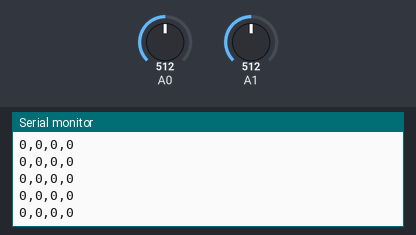
A sketch run on a simulated Arduino Uno, built with avr-gcc and run on an emulated ATmega328P. Parts: the last lines printed to the serial monitor. Inputs (shaded band) come from the test bench; at power-on: A0 = 512, A1 = 512.

Above: at 1.2 s.
1.3 s: A0 set to 716
At 1.55 s:
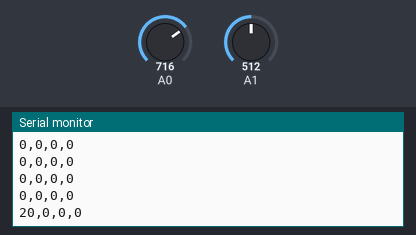
2.8 s: A1 set to 716
At 2.94 s:
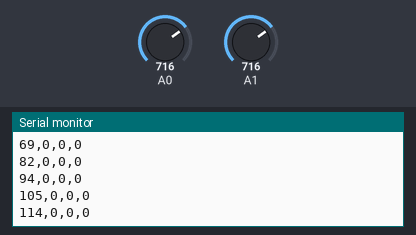
5.8 s: A0 set to 900
At 5.92 s:
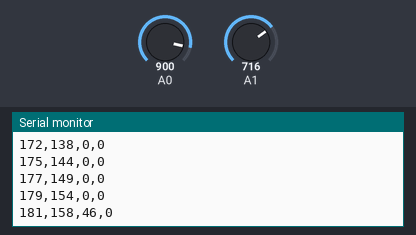
7.3 s: A1 set to 900
At 7.32 s:
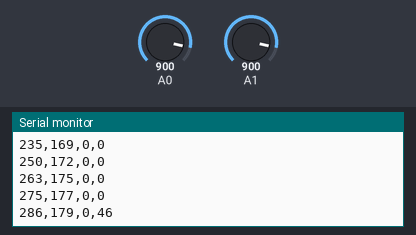
Timing chart, 0 to 9.8 s (numbered marks = the images above; inputs shaded):
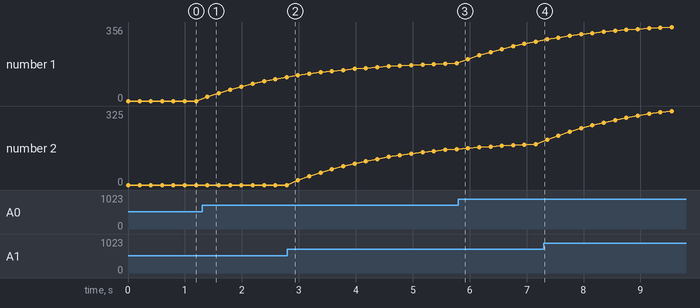

Measured:
- after the input at 1.3 s, the serial monitor: prints a new line after 0.09 s (image 1)
- plotted number 1: 0 → 114 after the input at 1.3 s, 181 → 286 after the input at 5.8 s
- plotted number 2: 179 → 325 after the input at 7.3 s

The sketch:

STOP3_modified_signal__1_.ino
```cpp
const int a = 150; //переменная, отвечающая за количество опросов датчика для среднеарифметического способа фильтрации
byte left[a]; //массив, хранящий значения левой руки за 150 опросов (переменная a) для среднеарифметического способа фильтрации
byte right[a]; //массив, хранящий значения правой руки за 150 опросов (переменная a) для среднеарифметического способа фильтрации
int maLeft, miLeft, ampLeft; //переменные отвечающие за хранение максимального, минимального и среднего значения из массива left
int maRight, miRight, ampRight; //переменные отвечающие за хранение максимального, минимального и среднего значения из массива right

int znach1, znach2, old_znach1, old_znach2; //переменные отвечающие за хранение текущего и предыдущего значения с датчика для левой и правой руки (1 - левая, 2 - правая)
double k1 = 0.1, k2 = 0.1; //сглаживающие коэффиценты для фильтра калмана (1 - для левой руки, 2 - для правой руки)

//фильтр калмана для левой руки, возвращающий отфильтрованное значение
int kalman_filtr_left (void) {
  znach1 = abs(analogRead(A0) - 512); //записываем абсолютное значение с датчика
  znach1 = znach1 * k1 + (1 - k1) * old_znach1; //фильтрация
  old_znach1 = znach1; //сохраняем предыдущее значение
  return znach1;
}

//фильтр калмана для правой руки, возвращающий отфильтрованное значение
int kalman_filtr_right (void) {
  znach2 = abs(analogRead(A1) - 512); //записываем абсолютное значение с датчика
  znach2 = znach2 * k2 + (1 - k2) * old_znach2; //фильтрация
  old_znach2 = znach2; //сохраняем предыдущее значение
  return znach2;
}

//среднеарифметический фильтр для левой руки, возвращающий отфильтрованное значение
int sredn_filtr_left (void){
  for (int i = 0; i < a; i++){
    left[i] = map(analogRead(A0), 0, 1023, 0, 255); //записываем в массив left несколько значений с датчика (переменная a), отвечающего за левую руку
    delayMicroseconds(500);
  }
  miLeft = left[0];
  for (int i = 0; i < a; i++){
    if (miLeft >= left[i]) //находим минимальное значение массива left
      miLeft = left[i];
  }
  maLeft = left[0];
  for (int i = 0; i < a; i++){
    if (maLeft <= left[i]) //находим максимальное значение массива left
      maLeft = left[i];
  }
  ampLeft = maLeft - miLeft;  //вычисляем среднее значение за 150 опросов
  return ampLeft;
}

//среднеарифметический фильтр для правой руки, возвращающий отфильтрованное значение
int sredn_filtr_right (void){
  for (int i = 0; i < a; i++){
    right[i] = map(analogRead(A1), 0, 1023, 0, 255); //записываем в массив right несколько значений с датчика (переменная a), отвечающего за правую руку
    delayMicroseconds(500);
  }
  miRight = right[0];
  for (int i = 0; i < a; i++){
    if (miRight >= right[i])
      miRight = right[i]; //находим минимальное значение массива right
  }
  maRight = right[0];
  for (int i = 0; i < a; i++){
    if (maRight <= right[i])
      maRight = right[i]; //находим максимальное значение массива right
  }
  ampRight = maRight - miRight; //вычисляем среднее значение за 150 опросов
  return ampRight;
}


void setup() {
  Serial.begin(9600); //инициализируем Serial (скорость - 9600 бод)
}

void loop() {
  Serial.print(kalman_filtr_left()); //выводим в плоттер обработанный фильтром калмана сигнал с левой руки
  Serial.print(',');
  Serial.print(kalman_filtr_right()); //выводим в плоттер обработанный фильтром калмана сигнал с правой руки
  Serial.print(',');
  Serial.print(sredn_filtr_left()); //выводим в плоттер обработанный среднеарифметическим способом сигнал с левой руки
  Serial.print(',');
  Serial.println(sredn_filtr_right()); //выводим в плоттер обработанный среднеарифметическим способом сигнал с правой руки
}
```
